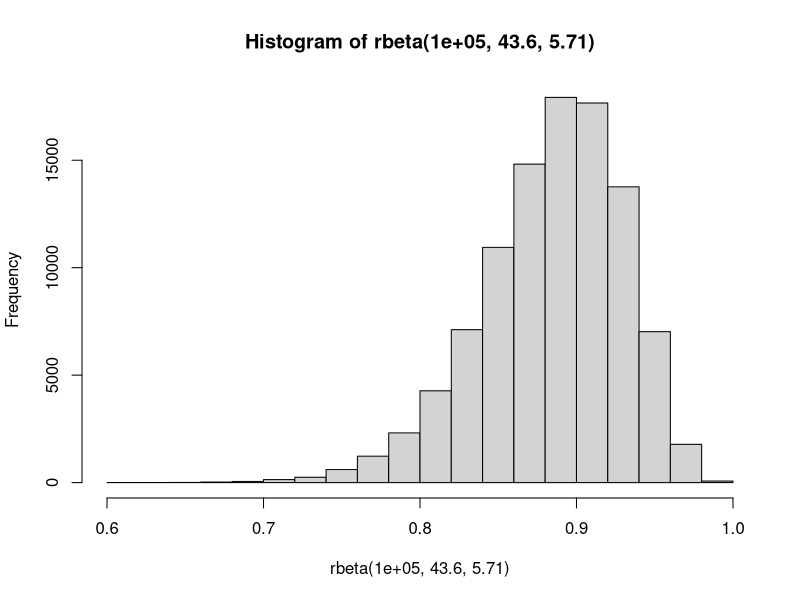

Source code (R): (Note: this script raises an error after producing the figure.)
## ---- chunk 1
hist(rbeta(1e5,43.60,5.71))
## ---- chunk 2
library(dplyr)
library(ggplot2)
library(truncnorm)
## ---- chunk 3
#encode foraging parameters
pars<-list(
  draws=120, ## number of 6 hour periods
  depth_mu2 = 0.22 , ## Average dive depth
  depth_tau2 = sqrt(1/92) ,## variance in dive depth
  lambda_count2=4.5, ## average number of dives during foraging
  lgain=635, ## KJ gain per lunge
  lcost=298, ## KJ cost per lunche
  lungef=50*1000, ## Number of lunges per X km depth
  mass= 39614, ## initial mass of whale
  metabolic_efficiency=rbeta(1,43.60,5.71) ## % efficiency of metabolic action (loss to extretion)
  )
## ---- chunk 4
##########
#Functions
##########

behavior<-function(pars){
  states<-c()
  
  #initial state is traveling
  states[1]<-(1)
  
  for(x in 2:pars$draws){
    
    #probability of staying, or switching, to traveling state
    travel_prob=pars$alpha %>% filter(Previous_State==states[x-1]) %>% sample_n(1) %>% .$value
    
    #pick next state
    states[x]<-rbinom(1,1,travel_prob)
  }
  
  #total hours of foraging
return(states)
}
## ---- chunk 5
#foraging energy functions
sim_lunges<-function(divedepth){
  rpois(divedepth * pars$lungef)
}

sim_lcost<-function(lunges){
  return(lunges*pars$lcost)
}

sim_lgain<-function(lunges){
  return(lunges *pars$lgain )
}
## ---- chunk 6
#Traveling state function

traveling_state<-function(pars){
    
    #Cost of traveling
    energy<-metabolic_traveling(pars)
    
  return(energy)
  }
 
## ---- chunk 7

#Foraging state function

foraging_state<-function(pars){
    divecount<-rpois(1,pars$lambda_count2)
    
    dive_energy<-c()
    for(dive in 1:divecount){
      
      #dive length
      divedepth<-rtruncnorm(1,pars$depth_mu2,pars$depth_tau2,a=0.01)  
      
      #lunges 
      lunges<-sim_lunges(divedepth)
      
      #gain per lunge
      gain_lunge<-sim_lgain(lunges)
      
      #costs per lunche
      cost_lunge<-sim_lcost(lunges)
      
      dive_energy[x]<-gain_lunge-cost_lunge
    }
    
    #sum across dives
    energy<-sum(dive_energy)
     return(energy)
  }
 
## ---- chunk 8
simulation<-function(pars){
  
  simid<-runif(1,0,10000000)
  
  #foraging states in a given time interval
  states<-behavior(pars)
  
  energy<-c()
  #time foraging periods
  for (state in 1:states){
    
    #if foraging
    if(state==1){
      energy[x]<-foraging_state(pars)
    } else{
      energy[x]<-traveling(pars)
    }
  }
  
  #Convert energy to calories
  energy<-energy * metabolic_efficiency
  return(data.frame(pars$simid,1:states,energy))
}
## ---- chunk 9
results<-list()
for(x in 1:length(iterations) ){
  results[[x]]<-simulation()
}
results<-bind_rows(results)
